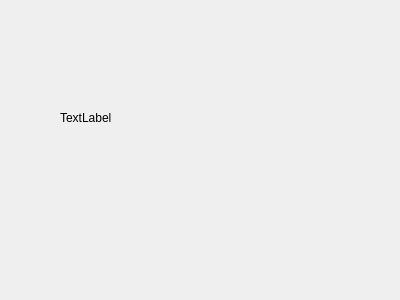
<?xml version="1.0" encoding="UTF-8"?>
<ui version="4.0">
 <class>UserWindow</class>
 <widget class="QWidget" name="UserWindow">
  <property name="geometry">
   <rect>
    <x>0</x>
    <y>0</y>
    <width>400</width>
    <height>300</height>
   </rect>
  </property>
  <property name="windowTitle">
   <string>Form</string>
  </property>
  <widget class="QLabel" name="label">
   <property name="geometry">
    <rect>
     <x>60</x>
     <y>110</y>
     <width>55</width>
     <height>16</height>
    </rect>
   </property>
   <property name="text">
    <string>TextLabel</string>
   </property>
  </widget>
 </widget>
 <resources/>
 <connections/>
</ui>
